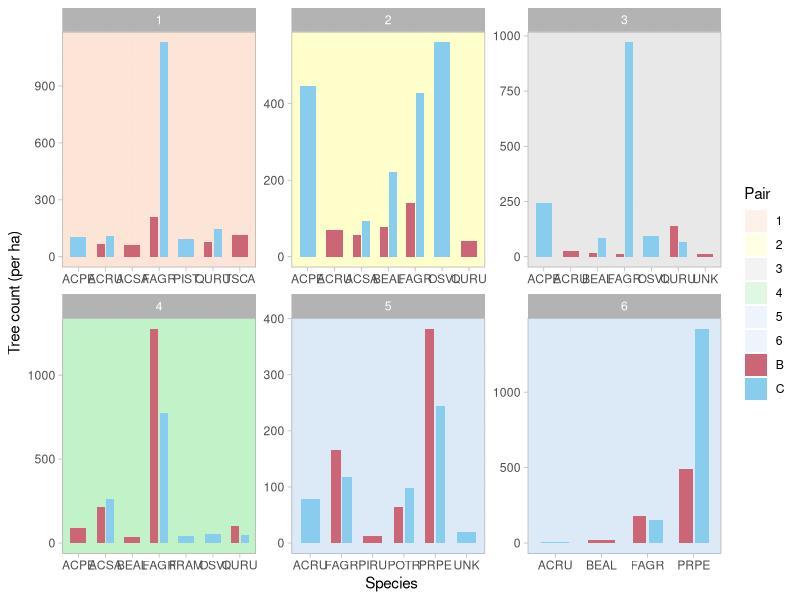
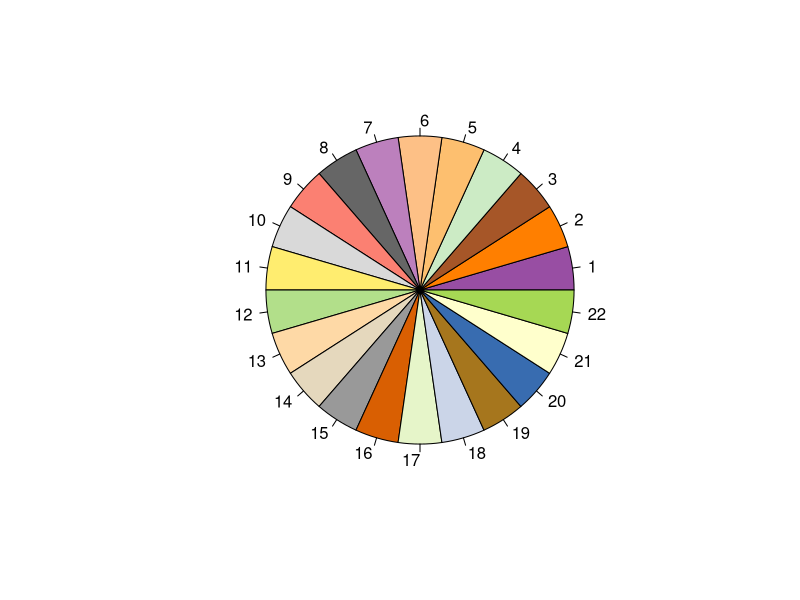
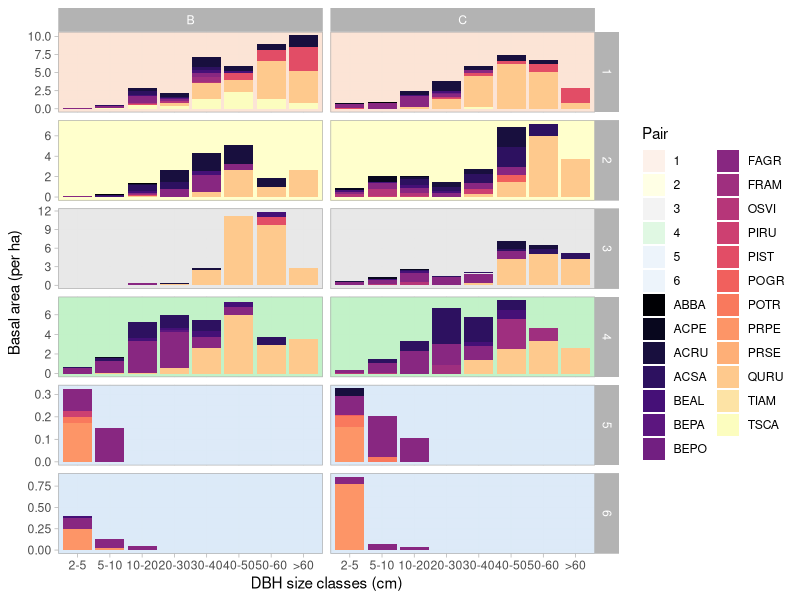

The R script that drew these images, in order:
library(tidyverse)
library(dplyr)
library(ggplot2)
library(RColorBrewer)
library(viridis)

trees <- read_csv("overstory.csv")

#Add Treatment & Pair columns
trees2 <- trees %>% mutate(Treatment=case_when(
  Unit %in% c("3/16","5/15","28/2","12/2") ~ "Shelterwood",
  Unit %in% c("20/2","3/1") ~ "Seedtree",
  Unit %in% c("44B","45C","46B","46C") ~ "Clearcut"))

trees2 <- trees2 %>% replace_na(list(
  Unit="Unnamed",Treatment="Unmanaged"))

trees2 <- trees2 %>% mutate(Pair=case_when(
  Unit %in% c("3/16","5/15")~"1",
  Unit %in% c("20/2","20/3","20/4","3/1")~"2",
  Unit %in% c("28/2","12/2","12/3","12/4","12/5","12/6",
              "12/7","12/8","12/9","12/10","12/11")~"3",
  Unit=="Unnamed"~"4",
  Unit %in% c("44B","45C")~"5",
  Unit %in% c("46B","46C")~"6"))

trees2 <- trees2 %>% mutate(Location=as.factor(Location)) %>% 
  mutate(Location=fct_recode(Location,
                             "BEF"="Bartlett Experimental Forest",
                             "CF"="Crawford Notch State Park",
                             "HOG"="Hogsback (Blueberry Mountain)",
                             "SB"="Stevens Brook (Plummers Ledge)"))

trees2 <- trees2 %>% 
  mutate(Location=as.factor(Location),
         Unit=as.factor(Unit),
         Disturbance=as.factor(Disturbance),
         Treatment=as.factor(Treatment),
         Pair=as.factor(Pair),
         Spcode=as.factor(Spcode))

#spcode count
tally <- trees2 %>% group_by(Pair,Disturbance,Spcode) %>% 
  summarize(tally=length(Spcode))

tally <- tally %>% group_by(Pair, Disturbance) %>% 
  slice_max(tally,n=5)

#scale up to per ha
b1 <- 66
c1 <- 46
b2 <- 31
c2 <- 30
b3 <- 30
c3 <- 45
b4 <- 43
c4 <- 19
b5 <- 10 
c5 <- 13
b6 <- 28
c6 <- 32

plotarea <- 0.00785398163397448

tally <- tally %>% mutate(Density=if_else(
  Pair=="1" & Disturbance=="B",
  tally/b1/plotarea,if_else(Pair=="1" & Disturbance=="C",
  tally/c1/plotarea,if_else(Pair=="2" & Disturbance=="B",
  tally/b2/plotarea,if_else(Pair=="2" & Disturbance=="C",
  tally/c2/plotarea,if_else(Pair=="3" & Disturbance=="B",
  tally/b3/plotarea,if_else(Pair=="3" & Disturbance=="C",
  tally/c3/plotarea,if_else(Pair=="4" & Disturbance=="B",
  tally/b4/plotarea,if_else(Pair=="4" & Disturbance=="C",
  tally/c4/plotarea,if_else(Pair=="5" & Disturbance=="B",
  tally/b5/plotarea,if_else(Pair=="5" & Disturbance=="C",
  tally/c5/plotarea,if_else(Pair=="6" & Disturbance=="B",
  tally/b6/plotarea,tally/c6/plotarea)))))))))))) 

tally$Density <- round(tally$Density,0)

#visualize stem density
bc <- c("B"="#CC6677","C"="#88CCEE")
p6 <- c("1"="#FBE3D6","2"="#FFFFCC","3"="#E8E8E8",
        "4"="#C2F1C8","5"="#DCEAF7","6"="#DCEAF7")

tally %>% 
  ggplot(aes(x=Spcode,y=Density))+
  geom_rect(aes(fill=Pair),alpha=0.5,
            xmin=-Inf, xmax=Inf, ymin=-Inf, ymax=Inf)+
  geom_col(aes(fill=Disturbance),width=0.6,
           position=position_dodge(width=0.7))+
  scale_fill_manual(values=c(p6,bc))+
  facet_wrap(vars(Pair),scales='free')+
  theme_light()+
  xlab("Species")+
  ylab("Tree count (per ha)")

#dbh classes
trees2 <- trees2 %>% mutate(dbhClass=if_else(
  `DBH (cm)`<=5,"2-5",if_else(`DBH (cm)`>5 & `DBH (cm)`<=10,
                "5-10",if_else(`DBH (cm)`>10 & `DBH (cm)`<=20,
                "10-20",if_else(`DBH (cm)`>20 & `DBH (cm)`<=30,
                "20-30",if_else(`DBH (cm)`>30 & `DBH (cm)`<=40,
                "30-40",if_else(`DBH (cm)`>40 & `DBH (cm)`<=50,
                "40-50",if_else(`DBH (cm)`>50 & `DBH (cm)`<=60,
                "50-60",">60"))))))))

trees2 <- trees2 %>% mutate(dbhClass=fct_relevel(dbhClass,"2-5","5-10","10-20",
                                                "20-30","30-40","40-50","50-60",">60"))

#basal areas
trees2 <- trees2 %>% mutate(ba=0.00007854*(`DBH (cm)`^2))

sumba <- trees2 %>% select(Pair,Disturbance,Spcode,dbhClass,ba)
sumba <- sumba %>% group_by(Pair,Disturbance,Spcode,dbhClass) %>% 
  summarize(sumba=sum(ba))

#scale up to per ha
b1 <- 66
c1 <- 46
b2 <- 31
c2 <- 30
b3 <- 30
c3 <- 45
b4 <- 43
c4 <- 19
b5 <- 10 
c5 <- 13
b6 <- 28
c6 <- 32

plotarea <- 0.00785398163397448

sumba <- sumba %>% mutate(m2ha=if_else(
  Pair=="1" & Disturbance=="B",
  sumba/b1/plotarea,if_else(Pair=="1" & Disturbance=="C",
  sumba/c1/plotarea,if_else(Pair=="2" & Disturbance=="B",
  sumba/b2/plotarea,if_else(Pair=="2" & Disturbance=="C",
  sumba/c2/plotarea,if_else(Pair=="3" & Disturbance=="B",
  sumba/b3/plotarea,if_else(Pair=="3" & Disturbance=="C",
  sumba/c3/plotarea,if_else(Pair=="4" & Disturbance=="B",
  sumba/b4/plotarea,if_else(Pair=="4" & Disturbance=="C",
  sumba/c4/plotarea,if_else(Pair=="5" & Disturbance=="B",
  sumba/b5/plotarea,if_else(Pair=="5" & Disturbance=="C",
  sumba/c5/plotarea,if_else(Pair=="6" & Disturbance=="B",
  sumba/b6/plotarea,sumba/c6/plotarea)))))))))))) 

sumba <- sumba %>% filter(Spcode %in% c("ABBA","ACPE","ACRU","ACSA",
                                        "BEAL","BEPA","BEPO","FAGR",
                                        "FRAM","OSVI","PIRU","PIST",
                                        "POGR","POTR","PRPE","PRSE",
                                        "QURU","TIAM","TSCA"))

#let's try to plot this lol
p6 <- c("1"="#FBE3D6","2"="#FFFFCC","3"="#E8E8E8","4"="#C2F1C8","5"="#DCEAF7","6"="#DCEAF7")
sp <- c( "ABBA"="#000004FF","ACPE"= "#08071EFF","ACRU"= "#180F3EFF",
         "ACSA"= "#2D1160FF","BEAL"= "#451077FF","BEPA"= "#5C167FFF",
         "BEPO"="#721F81FF","FAGR"= "#882781FF","FRAM"= "#9F2F7FFF",
         "OSVI"="#B63679FF","PIRU"= "#CD4071FF","PIST"= "#E24D66FF",
         "POGR"= "#F1605DFF","POTR"= "#F9795DFF","PRPE"= "#FD9567FF",
         "PRSE"= "#FEAF77FF","QURU"= "#FEC98DFF","TIAM"= "#FDE3A5FF","TSCA"= "#FCFDBFFF")

n <- 22
qual_col_pals = brewer.pal.info[brewer.pal.info$category == 'qual',]
col_vector = unlist(mapply(brewer.pal, 
                           qual_col_pals$maxcolors, 
                           rownames(qual_col_pals)))
pie(rep(1,n), col=sample(col_vector, n))

viridis_pal(option = "A")(19)



sumba %>% 
  ggplot(aes(x=dbhClass,y=m2ha))+
  geom_rect(aes(fill=Pair),alpha=0.5,
            xmin=-Inf, xmax=Inf, ymin=-Inf, ymax=Inf)+
  geom_col(aes(fill=Spcode))+
  scale_fill_manual(values=c(p6,sp))+
  facet_grid(rows=vars(Pair),cols=vars(Disturbance),scales='free')+
  theme_light()+
  xlab("DBH size classes (cm)")+
  ylab("Basal area (per ha)")



#we have not taken into account dead/alive trees
